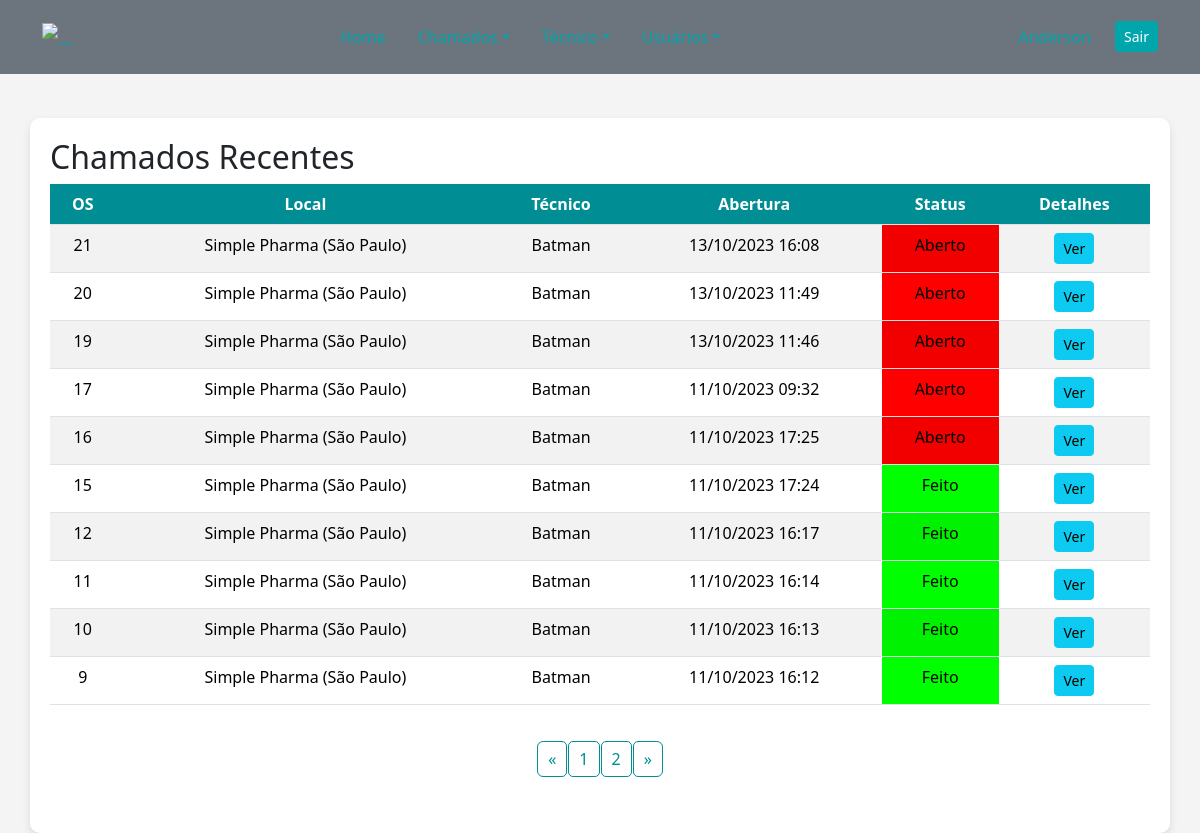
The page /admin/verchamadosAdmin.php (signed in) on the database its author committed.
### tables this page shows
CREATE TABLE `chamados` (
  `contador` int(255) NOT NULL,
  `usuario` varchar(255) NOT NULL,
  `local` varchar(255) NOT NULL,
  `datahora` varchar(150) NOT NULL,
  `tecnico` varchar(255) NOT NULL,
  `status` varchar(50) DEFAULT NULL,
  `servico` varchar(600) DEFAULT NULL,
  `serviexecu` varchar(200) NOT NULL,
  `datahoraaber` varchar(20) NOT NULL,
  `datahorafim` varchar(20) NOT NULL
);

### admin/verchamadosAdmin.php (the view, shortened to what this page needs)
<?php
	include("conexao.php");
	$itens_por_pagina = 10;
	$pagina = intval($_GET['pagina']);
	$item = $pagina * $itens_por_pagina;
	$sql_code = "select contador,local,tecnico,datahora,status,servico from chamados ORDER BY contador DESC LIMIT $item, $itens_por_pagina";
	$execute = $conn->query($sql_code) or die($conn->error);
	$produto = $execute->fetch_assoc();
	$num = $execute->num_rows;
	$num_total = $conn->query("select contador,local,tecnico,datahora,status,servico from chamados")->num_rows;
	$num_paginas = ceil($num_total/$itens_por_pagina);
?>
<!DOCTYPE html>
<html lang="en">
    <head>
        <link href="https://cdn.jsdelivr.net/npm/bootstrap@5.3.2/dist/css/bootstrap.min.css" rel="stylesheet">
        <link href="../CSS/nav.css" rel="stylesheet">
        <link href="../CSS/body_chamado.css" rel="stylesheet">
    </head>
    <body>
        <nav class="navbar navbar-expand-lg navbar-secondary bg-secondary px-0 py-3">
            <div class="container-xl">
                <a class="navbar-brand" href="#">
                    <img src="https://static.wixstatic.com/media/fef91e_c3f644e14da442178f706149ae38d838~mv2.png/v1/crop/x_0,y_24,w_436,h_262/fill/w_120,h_71,al_c,q_85,usm_0.66_1.00_0.01,enc_auto/CAPA-03.png" class="h-12" alt="...">
                </a>
                <div class="collapse navbar-collapse" id="navbarCollapse">
                    <div class="navbar-nav mx-lg-auto">
                        <a class="nav-item nav-link active" href="adminHome.php" aria-current="page">Home</a>
                        <li class="nav-item dropdown">
                            <a class="nav-link dropdown-toggle" href="#" id="chamadosDropdown" role="button" data-bs-toggle="dropdown" aria-expanded="false">Chamados</a>
                        </li>
                        <li class="nav-item dropdown">
                            <a class="nav-link dropdown-toggle" href="#" id="tecnicoDropdown" role="button" data-bs-toggle="dropdown" aria-expanded="false">Técnico</a>
                        </li>
                        <li class="nav-item dropdown">
                            <a class="nav-link dropdown-toggle" href="#" id="tecnicoDropdown" role="button" data-bs-toggle="dropdown" aria-expanded="false">Usuários</a>
                        </li>
                    </div>
                    <div class="navbar-nav ms-lg-4">
                        <a class="nav-item nav-link" href="#"><?php echo $_SESSION['sess_usersisname']; ?></a>
                    </div>
                    <div class="d-flex align-items-lg-center mt-3 mt-lg-0">
                        <a href="logout.php" class="btn btn-sm btn-secondary w-full w-lg-auto">Sair</a>
                    </div>
                </div>
            </div>
        </nav>
        <br>
        <div class="container">
            <h2>Chamados Recentes</h2>
            <div class="table-responsive">
                <table class="table table-striped">
                    <?php if($num > 0){ ?>
                    <thead>
                        <tr>
                            <th class="text-center">OS</th>
                            <th class="text-center">Local</th>
                            <th class="text-center">Técnico</th>
                            <th class="text-center">Abertura</th>
                            <th class="text-center">Status</th>
                            <th class="text-center">Detalhes</th>
                        </tr>
                    </thead>
                    <tbody>
                        <?php do{ ?>
                        <tr>
                            <td class="text-center"><?php echo $produto['contador'];?></td>
                            <td class="text-center"><?php echo $produto['local'];?></td>
                            <td class="text-center"><?php echo $produto['tecnico']; ?></td>
                            <td class="text-center"><?php echo $produto['datahora']; ?></td>
                            <?php if ($produto['status']=="Aberto"){?>
                            <td style="background-color:#F00;" class="text-center"> <?php echo $produto['status']; ?></td>
                            <?php }elseif($produto['status']=="Feito"){?>
                            <td style="background-color:#0F0;" class="text-center"> <?php echo $produto['status']; ?></td>
                                <?php } ?>
                            <td class="text-center">
                                <a class="btn btn-info btn-sm" href="ver1chamadoAdmin.php?chamado=<?php echo $produto['contador'];?>" data-bs-toggle="tooltip" title="Detalhes"><span class="glyphicon glyphicon-share"></span>Ver</a>
                            </td>
                        </tr>
                        <?php }while($produto = $execute->fetch_assoc()); ?>
                    </tbody>
                </table>
                <nav>
                    <ul class="pagination">
                        <li class="page-item">
                            <a class="page-link" href="verchamadosAdmin.php?pagina=0" aria-label="Previous">
                                <span aria-hidden="true">&laquo;</span>
                            </a>
                        </li>
                        <?php
                            for($i=0;$i<$num_paginas;$i++){
                                $estilo = "";
                                if($pagina == $i)
                                    $estilo = "class=\"active\"";
                        ?>
                        <li class="page-item" <?php echo $estilo; ?> ><a class="page-link" href="verchamadosAdmin.php?pagina=<?php echo $i; ?>"><?php echo $i+1; ?></a></li>
                        <?php } ?>
                        <li class="page-item">
                            <a class="page-link" href="verchamadosAdmin.php?pagina=<?php echo $num_paginas-1; ?>" aria-label="Next">
                                <span aria-hidden="true">&raquo;</span>
                            </a>
                        </li>
                    </ul>
                </nav>
                <?php } ?>
            </div>
        </div>
    </body>
</html>

### CSS/nav.css (style rules this page uses)
.navbar { background-color: #f8f9fa; padding: 0.5rem 1rem; }
.navbar-brand, .nav-link { color: #00A6AC !important; }
.nav-link { margin-right: 1rem; }
.btn-secondary { background-color: #00A6AC; border-color: #00A6AC; }
.btn-secondary { color: #ffffff !important; }

### CSS/body_chamado.css (style rules this page uses)
body { background-color: #f4f4f4; }
.container { background: #ffffff; border-radius: 10px; padding: 20px; margin-top: 20px; box-shadow: 0 4px 8px rgba(0, 0, 0, 0.1); }
.table thead th { background-color: #008d93; color: #ffffff; }
.table tbody tr:nth-child(odd) { background-color: #f2f2f2; }
.table tbody tr:nth-child(even) { background-color: #ffffff; }
.pagination { display: flex; justify-content: center; padding: 20px 0; }
.pagination li a { color: #008d93; padding: 5px 10px; text-decoration: none; border: 1px solid #008d93; margin: 0 2px; border-radius: 5px; }

### admin/verchamadosAdmin.php (style rules this page uses)
thead th { background-color: #008d93; color: white; }
.table-striped tbody tr:nth-of-type(odd) { background-color: rgba(0,0,0,.05); }
.pagination { justify-content: center; }
.pagination .page-link { color: #008d93; }

### rows shown on the page
chamados: contador "21", local "Simple Pharma (São Paulo)", tecnico "Batman", datahora "13/10/2023 16:08", status "Aberto"
chamados: contador "20", local "Simple Pharma (São Paulo)", tecnico "Batman", datahora "13/10/2023 11:49", status "Aberto"
chamados: contador "19", local "Simple Pharma (São Paulo)", tecnico "Batman", datahora "13/10/2023 11:46", status "Aberto"
chamados: contador "17", local "Simple Pharma (São Paulo)", tecnico "Batman", datahora "11/10/2023 09:32", status "Aberto"
chamados: contador "16", local "Simple Pharma (São Paulo)", tecnico "Batman", datahora "11/10/2023 17:25", status "Aberto"
chamados: contador "15", local "Simple Pharma (São Paulo)", tecnico "Batman", datahora "11/10/2023 17:24", status "Feito"
chamados: contador "12", local "Simple Pharma (São Paulo)", tecnico "Batman", datahora "11/10/2023 16:17", status "Feito"
chamados: contador "11", local "Simple Pharma (São Paulo)", tecnico "Batman", datahora "11/10/2023 16:14", status "Feito"
chamados: contador "10", local "Simple Pharma (São Paulo)", tecnico "Batman", datahora "11/10/2023 16:13", status "Feito"
chamados: contador "9", local "Simple Pharma (São Paulo)", tecnico "Batman", datahora "11/10/2023 16:12", status "Feito"
